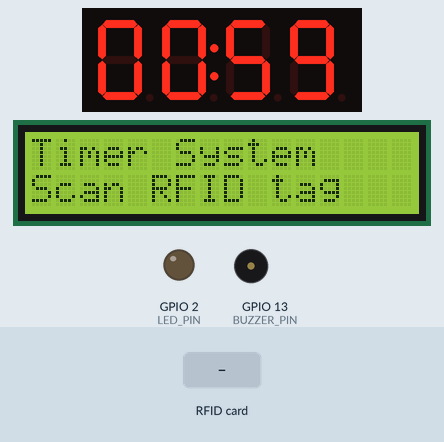
A sketch run on a simulated ESP32. Shown: 4-digit seven-segment display, 16×2 character LCD, output pins drawn as LEDs (lit = HIGH), buzzer (waves = sounding, pin HIGH). Inputs (shaded band) come from the test bench. What the sketch prints to the serial monitor is not drawn.

Above: at 1.8 s.
1.9 s: RFID card 5E 7A 19 C4 held to the reader
At 3.4 s:
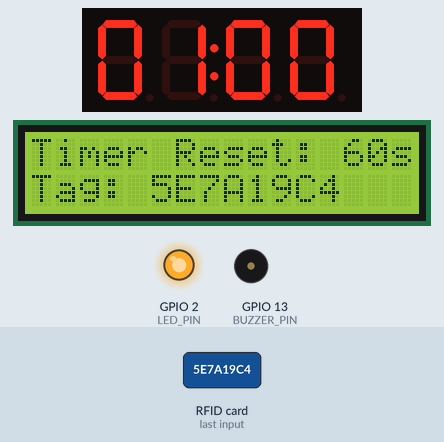
At 5.3 s:
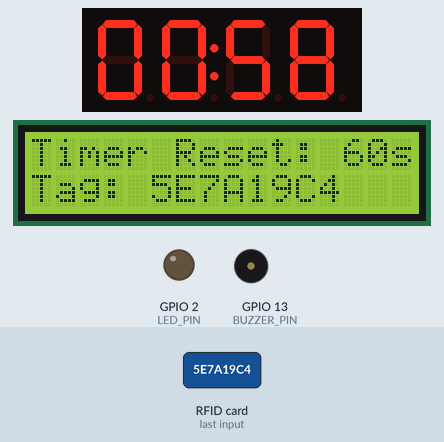
Timing chart, 0 to 56.4 s (numbered marks = the images above; inputs shaded):
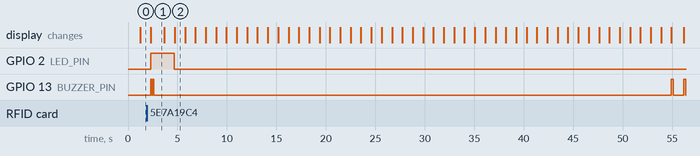

The sketch:

buzzer_timer_led_rfid.ino
```cpp
// esp32_client_code

#include <TM1637Display.h>
#include <Wire.h>
#include <LiquidCrystal_I2C.h>
#include <SPI.h>
#include <MFRC522.h>

// GPIO Definitions for ESP32
const int CLK_PIN = 5;      // GPIO5 for TM1637 CLK
const int DIO_PIN = 4;      // GPIO4 for TM1637 DIO
const int BUZZER_PIN = 13;  // GPIO13 for buzzer
const int LED_PIN = 2;      // GPIO2 for the new LED
const int BRIGHTNESS_LEVEL = 2; // Value between 0-7

// RFID Module Pins - Changed SS_PIN to avoid conflict
#define SS_PIN  17  // Changed to GPIO17 to avoid conflict with TM1637 CLK
#define RST_PIN 27  // ESP32 GPIO27

// Create instances
TM1637Display display(CLK_PIN, DIO_PIN);
LiquidCrystal_I2C lcd(0x27, 16, 2); // Set the LCD address to 0x27 for a 16 chars and 2 line display
MFRC522 rfid(SS_PIN, RST_PIN); // Create MFRC522 instance

unsigned long totalSeconds = 60; // Start countdown from 1 minute
String lastRfidTag = ""; // Store last read RFID tag
unsigned long lastTagTime = 0; // Store time of last tag read
const unsigned long TAG_COOLDOWN = 3000; // 3 second cooldown between same tag reads

// Variables for LED control
unsigned long ledStartTime = 0;
bool ledActive = false;

void setup() {
  // Initialize serial for debugging
  Serial.begin(115200);

  // Configure pins
  pinMode(BUZZER_PIN, OUTPUT);
  pinMode(LED_PIN, OUTPUT);   // Initialize the LED pin
  digitalWrite(BUZZER_PIN, LOW); // Ensure buzzer is off at the start
  digitalWrite(LED_PIN, LOW);    // Ensure LED is off at the start

  // Initialize 7-segment display
  display.setBrightness(BRIGHTNESS_LEVEL);
  displayTime(totalSeconds);

  // Initialize LCD
  lcd.init();
  lcd.backlight();
  lcd.setCursor(0, 0);
  lcd.print("Timer System");
  lcd.setCursor(0, 1);
  lcd.print("Scan RFID tag");

  // Initialize RFID
  SPI.begin();
  rfid.PCD_Init();

  Serial.println("System ready!");
}

void loop() {
  // Check for RFID card
  checkRfid();

  // Check if LED should be turned off (if 2 seconds have passed)
  if (ledActive && (millis() - ledStartTime >= 2000)) {
    digitalWrite(LED_PIN, LOW);
    ledActive = false;
  }

  // Handle countdown timer
  if (totalSeconds > 0) {
    displayTime(totalSeconds);
    // If countdown is 10 seconds or less, beep the buzzer
    if (totalSeconds <= 10) {
      digitalWrite(BUZZER_PIN, HIGH);
      delay(200); // Beep duration
      digitalWrite(BUZZER_PIN, LOW);
    }
    totalSeconds--;
    delay(1000); // Update every second
  } else {
    // Show "00:00" and stop countdown
    display.showNumberDecEx(0, 0b01000000, true);
    // Long final beep
    digitalWrite(BUZZER_PIN, HIGH);
    delay(1000);
    digitalWrite(BUZZER_PIN, LOW);

    // Wait for RFID scan to restart instead of halting
    lcd.clear();
    lcd.setCursor(0, 0);
    lcd.print("Time's up!");
    lcd.setCursor(0, 1);
    lcd.print("Scan to restart");

    while (true) {
      // Check if new card is present
      if (rfid.PICC_IsNewCardPresent() && rfid.PICC_ReadCardSerial()) {
        // Reset timer and break the loop
        totalSeconds = 60;
        readRfidTag(); // Read and display the tag

        // Turn on LED when tag is scanned
        digitalWrite(LED_PIN, HIGH);
        ledActive = true;
        ledStartTime = millis();

        break;
      }

      // Check if LED should be turned off (if 2 seconds have passed)
      if (ledActive && (millis() - ledStartTime >= 2000)) {
        digitalWrite(LED_PIN, LOW);
        ledActive = false;
      }

      delay(100);
    }
  }
}

void displayTime(unsigned long totalSeconds) {
  int minutes = totalSeconds / 60;
  int seconds = totalSeconds % 60;
  uint8_t data[] = {
    display.encodeDigit(minutes / 10),
    display.encodeDigit(minutes % 10) | 0x80, // Colon
    display.encodeDigit(seconds / 10),
    display.encodeDigit(seconds % 10)
  };
  display.setSegments(data);
}

void checkRfid() {
  // Look for new cards
  if (rfid.PICC_IsNewCardPresent() && rfid.PICC_ReadCardSerial()) {
    // Read RFID tag and reset timer
    readRfidTag();

    // Reset the timer to 60 seconds
    totalSeconds = 60;
    displayTime(totalSeconds);

    // Display on LCD
    lcd.clear();
    lcd.setCursor(0, 0);
    lcd.print("Timer Reset: 60s");
    lcd.setCursor(0, 1);
    lcd.print("Tag: " + lastRfidTag);

    // Turn on LED when tag is scanned
    digitalWrite(LED_PIN, HIGH);
    ledActive = true;
    ledStartTime = millis();

    // Confirmation beep for timer reset
    digitalWrite(BUZZER_PIN, HIGH);
    delay(100);
    digitalWrite(BUZZER_PIN, LOW);
    delay(100);
    digitalWrite(BUZZER_PIN, HIGH);
    delay(100);
    digitalWrite(BUZZER_PIN, LOW);
  }
}

void readRfidTag() {
  // Read RFID tag ID
  String rfidTag = "";
  for (byte i = 0; i < rfid.uid.size; i++) {
    rfidTag += (rfid.uid.uidByte[i] < 0x10 ? "0" : "") + String(rfid.uid.uidByte[i], HEX);
  }
  rfidTag.toUpperCase();

  // Check if this is a new tag or enough time has passed
  unsigned long currentTime = millis();
  if (rfidTag != lastRfidTag || (currentTime - lastTagTime >= TAG_COOLDOWN)) {
    lastRfidTag = rfidTag;
    lastTagTime = currentTime;

    // Print to serial for debugging
    Serial.print("RFID Tag: ");
    Serial.println(rfidTag);
  }

  // Halt PICC and stop encryption
  rfid.PICC_HaltA();
  rfid.PCD_StopCrypto1();
}
```

Measured:
- after the input at 1.9 s, GPIO 2 (LED_PIN): LOW → HIGH after 0.41 s, → LOW 2.4 s later; the display: changes after 0.41 s (image 1)
- what the display in image 1 shows lasts 1.4 s, from 2.3 s to 3.7 s
